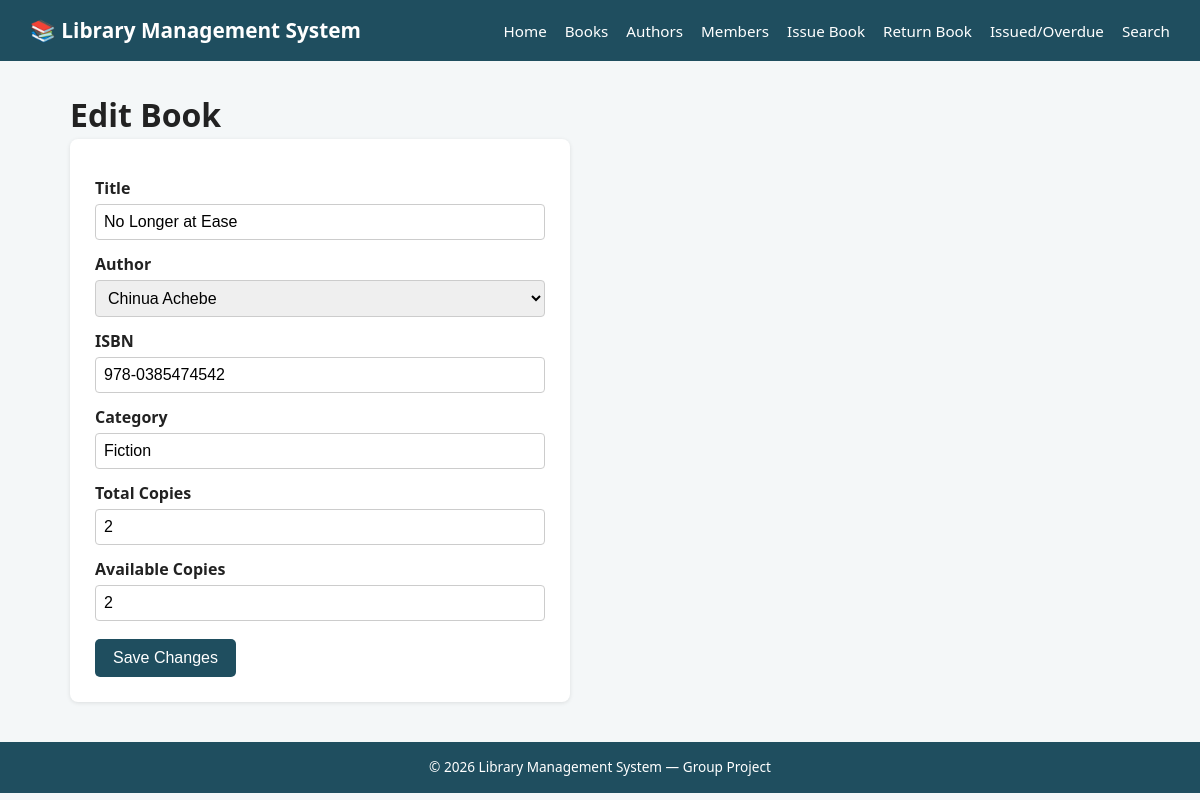
/books/edit.php?id=2, run on the app's committed database.
### tables this page shows
CREATE TABLE books (
    book_id INT AUTO_INCREMENT PRIMARY KEY,
    title VARCHAR(150) NOT NULL,
    author_id INT,
    isbn VARCHAR(20) UNIQUE,
    category VARCHAR(50),
    total_copies INT DEFAULT 1,
    available_copies INT DEFAULT 1,
    FOREIGN KEY (author_id) REFERENCES authors(author_id) ON DELETE SET NULL
);

CREATE TABLE authors (
    author_id INT AUTO_INCREMENT PRIMARY KEY,
    first_name VARCHAR(50) NOT NULL,
    last_name VARCHAR(50) NOT NULL,
    bio TEXT
);

### books/edit.php (the view, shortened to what this page needs)
<?php
require_once '../config/db.php';
$book_id = isset($_GET['id']) ? (int)$_GET['id'] : (isset($_POST['book_id']) ? (int)$_POST['book_id'] : 0);
$authors_result = $conn->query("SELECT author_id, first_name, last_name FROM authors ORDER BY first_name");
$stmt = $conn->prepare("SELECT * FROM books WHERE book_id = ?");
$stmt->bind_param("i", $book_id);
$stmt->execute();
$book = $stmt->get_result()->fetch_assoc();
$title            = $_POST['title']            ?? $book['title'];
$author_id        = $_POST['author_id']        ?? $book['author_id'];
$isbn             = $_POST['isbn']             ?? $book['isbn'];
$category         = $_POST['category']         ?? $book['category'];
$total_copies     = $_POST['total_copies']     ?? $book['total_copies'];
$available_copies = $_POST['available_copies'] ?? $book['available_copies'];
include '../includes/header.php';
?>
<h1>Edit Book</h1>
<form method="POST" action="edit.php?id=<?php echo $book_id; ?>" class="validate-form">
    <label for="title">Title</label>
    <input type="text" id="title" name="title" required value="<?php echo htmlspecialchars($title); ?>">
    <label for="author_id">Author</label>
    <select id="author_id" name="author_id" required>
        <?php while ($author = $authors_result->fetch_assoc()): ?>
            <option value="<?php echo $author['author_id']; ?>"
                <?php echo ($author_id == $author['author_id']) ? 'selected' : ''; ?>>
                <?php echo htmlspecialchars($author['first_name'] . ' ' . $author['last_name']); ?>
            </option>
        <?php endwhile; ?>
    </select>
    <label for="isbn">ISBN</label>
    <input type="text" id="isbn" name="isbn" value="<?php echo htmlspecialchars($isbn); ?>">
    <label for="category">Category</label>
    <input type="text" id="category" name="category" value="<?php echo htmlspecialchars($category); ?>">
    <label for="total_copies">Total Copies</label>
    <input type="number" id="total_copies" name="total_copies" min="1" required
           value="<?php echo htmlspecialchars($total_copies); ?>">
    <label for="available_copies">Available Copies</label>
    <input type="number" id="available_copies" name="available_copies" min="0" required
           value="<?php echo htmlspecialchars($available_copies); ?>">
    <button type="submit">Save Changes</button>
</form>
<?php
include '../includes/footer.php';
?>

### assets/css/style.css (style rules this page uses)
* { margin: 0; padding: 0; box-sizing: border-box; }
body { font-family: 'Segoe UI', Arial, sans-serif; background-color: #f4f7f8; color: #222; line-height: 1.5; }
form { background: #fff; padding: 25px; border-radius: 8px; max-width: 500px; box-shadow: 0 1px 4px rgba(0,0,0,0.1); }
form label { display: block; margin-top: 12px; margin-bottom: 4px; font-weight: 600; }
form input, form select, form textarea { width: 100%; padding: 8px; border: 1px solid #ccc; border-radius: 4px; font-size: 1rem; }
button, .btn { margin-top: 18px; background-color: #1f4e5f; color: #fff; border: none; padding: 10px 18px; border-radius: 5px; cursor: pointer; font-size: 1rem; }

### data on the page
books: title "No Longer at Ease", author_id "Chinua Achebe", isbn "978-0385474542", category "Fiction", total_copies "2", available_copies "2"
